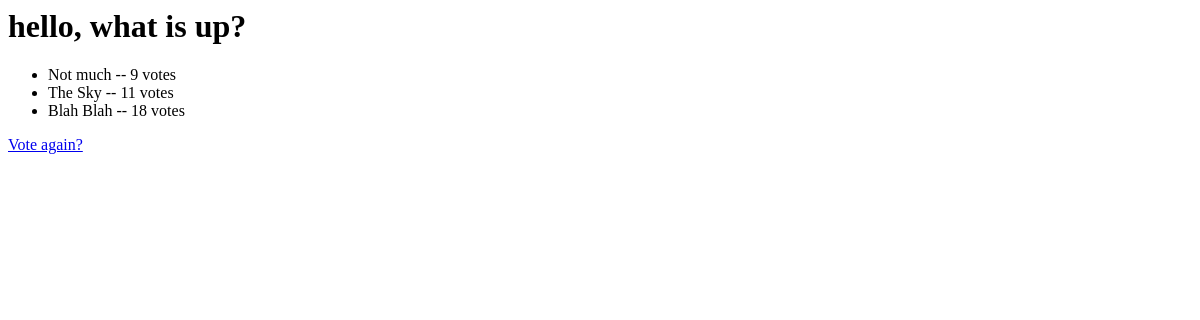
/polls/1/results/, run on an earlier commit of the app's database.
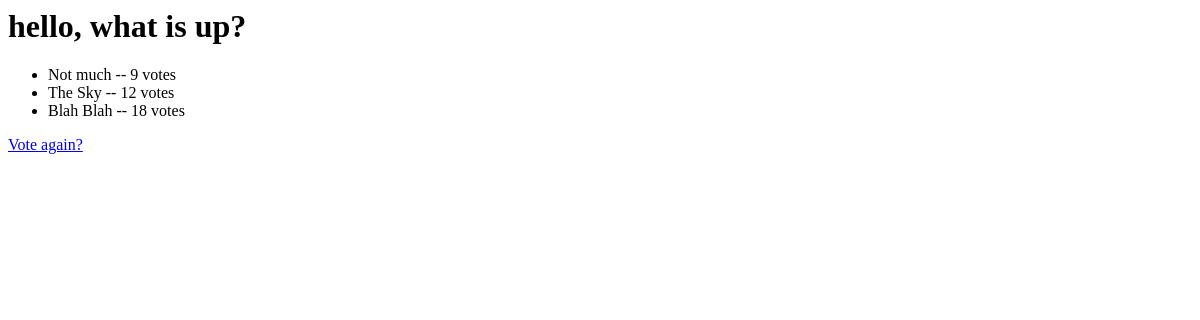
And on a later commit of the database.
### polls/models.py (models this page shows, shortened)
class Question(models.Model):
    question_text = models.CharField(max_length=200)
    pub_date = models.DateTimeField('date published')

class Choice(models.Model):
    question = models.ForeignKey(Question, on_delete = models.CASCADE)
    choice_text = models.CharField(max_length=200)
    votes = models.IntegerField(default=0)

### polls/views.py (the view)
# urls.py: path('<int:pk>/results/', views.ResultsView.as_view(), name='results'),
class ResultsView(generic.DetailView):
    model = Question
    template_name = 'polls/results.html'
    def get_queryset(self):
        return Question.objects.filter(pub_date__lte=timezone.now())

### polls/templates/polls/results.html (shortened to what this page needs)
<h1>{{ question.question_text }}</h1>
<ul>
  {% for choice in question.choice_set.all %}
    <li>{{ choice.choice_text }} -- {{ choice.votes }} vote{{ choice.votes|pluralize }}
    </li>
  {% endfor %}
</ul>
<a href="{% url 'polls:detail' question.id %}">Vote again?</a>

What changed in the data, as far as the page shows it:
changed Choice "The Sky": votes "11" → "12"
